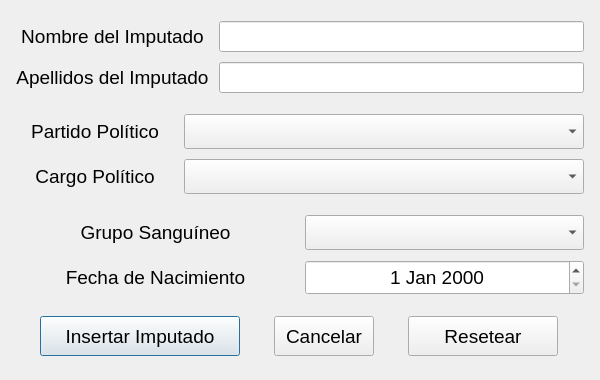
<?xml version="1.0" encoding="UTF-8"?>
<ui version="4.0">
 <class>insertarImputado</class>
 <widget class="QDialog" name="insertarImputado">
  <property name="geometry">
   <rect>
    <x>0</x>
    <y>0</y>
    <width>600</width>
    <height>380</height>
   </rect>
  </property>
  <property name="minimumSize">
   <size>
    <width>600</width>
    <height>380</height>
   </size>
  </property>
  <property name="maximumSize">
   <size>
    <width>600</width>
    <height>380</height>
   </size>
  </property>
  <property name="font">
   <font>
    <pointsize>14</pointsize>
   </font>
  </property>
  <property name="windowTitle">
   <string>Insertar Imputado</string>
  </property>
  <property name="sizeGripEnabled">
   <bool>false</bool>
  </property>
  <layout class="QGridLayout" name="gridLayout_4">
   <item row="0" column="0">
    <layout class="QGridLayout" name="gridLayout">
     <property name="leftMargin">
      <number>5</number>
     </property>
     <property name="topMargin">
      <number>5</number>
     </property>
     <property name="rightMargin">
      <number>5</number>
     </property>
     <property name="bottomMargin">
      <number>5</number>
     </property>
     <property name="spacing">
      <number>10</number>
     </property>
     <item row="0" column="0">
      <widget class="QLabel" name="labelNombre">
       <property name="text">
        <string>Nombre del Imputado</string>
       </property>
       <property name="alignment">
        <set>Qt::AlignCenter</set>
       </property>
      </widget>
     </item>
     <item row="0" column="1">
      <widget class="QLineEdit" name="inputNombre"/>
     </item>
     <item row="1" column="0">
      <widget class="QLabel" name="labelApellidos">
       <property name="text">
        <string>Apellidos del Imputado</string>
       </property>
       <property name="alignment">
        <set>Qt::AlignCenter</set>
       </property>
      </widget>
     </item>
     <item row="1" column="1">
      <widget class="QLineEdit" name="inputApellidos"/>
     </item>
    </layout>
   </item>
   <item row="1" column="0">
    <layout class="QGridLayout" name="gridLayout_2">
     <property name="leftMargin">
      <number>5</number>
     </property>
     <property name="topMargin">
      <number>5</number>
     </property>
     <property name="rightMargin">
      <number>5</number>
     </property>
     <property name="bottomMargin">
      <number>5</number>
     </property>
     <property name="spacing">
      <number>10</number>
     </property>
     <item row="0" column="0">
      <widget class="QLabel" name="labelPartido">
       <property name="minimumSize">
        <size>
         <width>0</width>
         <height>35</height>
        </size>
       </property>
       <property name="text">
        <string>Partido Político</string>
       </property>
       <property name="alignment">
        <set>Qt::AlignCenter</set>
       </property>
      </widget>
     </item>
     <item row="0" column="1">
      <widget class="QComboBox" name="inputPartido">
       <property name="minimumSize">
        <size>
         <width>400</width>
         <height>35</height>
        </size>
       </property>
      </widget>
     </item>
     <item row="1" column="0">
      <widget class="QLabel" name="labelCargo">
       <property name="minimumSize">
        <size>
         <width>0</width>
         <height>35</height>
        </size>
       </property>
       <property name="text">
        <string>Cargo Político</string>
       </property>
       <property name="alignment">
        <set>Qt::AlignCenter</set>
       </property>
      </widget>
     </item>
     <item row="1" column="1">
      <widget class="QComboBox" name="inputCargo">
       <property name="minimumSize">
        <size>
         <width>0</width>
         <height>35</height>
        </size>
       </property>
      </widget>
     </item>
    </layout>
   </item>
   <item row="2" column="0">
    <layout class="QGridLayout" name="gridLayout_3">
     <property name="leftMargin">
      <number>5</number>
     </property>
     <property name="topMargin">
      <number>5</number>
     </property>
     <property name="rightMargin">
      <number>5</number>
     </property>
     <property name="bottomMargin">
      <number>5</number>
     </property>
     <property name="spacing">
      <number>10</number>
     </property>
     <item row="0" column="0">
      <widget class="QLabel" name="labelRH">
       <property name="minimumSize">
        <size>
         <width>0</width>
         <height>35</height>
        </size>
       </property>
       <property name="text">
        <string>Grupo Sanguíneo</string>
       </property>
       <property name="alignment">
        <set>Qt::AlignCenter</set>
       </property>
      </widget>
     </item>
     <item row="0" column="1">
      <widget class="QComboBox" name="inputGrupoRH">
       <property name="minimumSize">
        <size>
         <width>0</width>
         <height>35</height>
        </size>
       </property>
      </widget>
     </item>
     <item row="1" column="0">
      <widget class="QLabel" name="labelFecha">
       <property name="minimumSize">
        <size>
         <width>0</width>
         <height>35</height>
        </size>
       </property>
       <property name="text">
        <string>Fecha de Nacimiento</string>
       </property>
       <property name="alignment">
        <set>Qt::AlignCenter</set>
       </property>
      </widget>
     </item>
     <item row="1" column="1">
      <widget class="QDateEdit" name="inputFecha">
       <property name="minimumSize">
        <size>
         <width>0</width>
         <height>35</height>
        </size>
       </property>
       <property name="alignment">
        <set>Qt::AlignCenter</set>
       </property>
      </widget>
     </item>
    </layout>
   </item>
   <item row="3" column="0">
    <layout class="QHBoxLayout" name="horizontalLayout_2">
     <property name="spacing">
      <number>10</number>
     </property>
     <property name="leftMargin">
      <number>5</number>
     </property>
     <property name="topMargin">
      <number>5</number>
     </property>
     <property name="rightMargin">
      <number>5</number>
     </property>
     <property name="bottomMargin">
      <number>5</number>
     </property>
     <item>
      <widget class="QPushButton" name="botonAceptar">
       <property name="sizePolicy">
        <sizepolicy hsizetype="Minimum" vsizetype="Fixed">
         <horstretch>0</horstretch>
         <verstretch>0</verstretch>
        </sizepolicy>
       </property>
       <property name="minimumSize">
        <size>
         <width>150</width>
         <height>40</height>
        </size>
       </property>
       <property name="maximumSize">
        <size>
         <width>200</width>
         <height>40</height>
        </size>
       </property>
       <property name="cursor">
        <cursorShape>PointingHandCursor</cursorShape>
       </property>
       <property name="text">
        <string>Insertar Imputado</string>
       </property>
      </widget>
     </item>
     <item>
      <widget class="QPushButton" name="botonCancelar">
       <property name="minimumSize">
        <size>
         <width>100</width>
         <height>40</height>
        </size>
       </property>
       <property name="maximumSize">
        <size>
         <width>100</width>
         <height>40</height>
        </size>
       </property>
       <property name="text">
        <string>Cancelar</string>
       </property>
      </widget>
     </item>
     <item>
      <widget class="QPushButton" name="botonResetear">
       <property name="minimumSize">
        <size>
         <width>150</width>
         <height>40</height>
        </size>
       </property>
       <property name="maximumSize">
        <size>
         <width>150</width>
         <height>40</height>
        </size>
       </property>
       <property name="cursor">
        <cursorShape>PointingHandCursor</cursorShape>
       </property>
       <property name="text">
        <string>Resetear</string>
       </property>
      </widget>
     </item>
    </layout>
   </item>
  </layout>
 </widget>
 <resources/>
 <connections/>
</ui>
